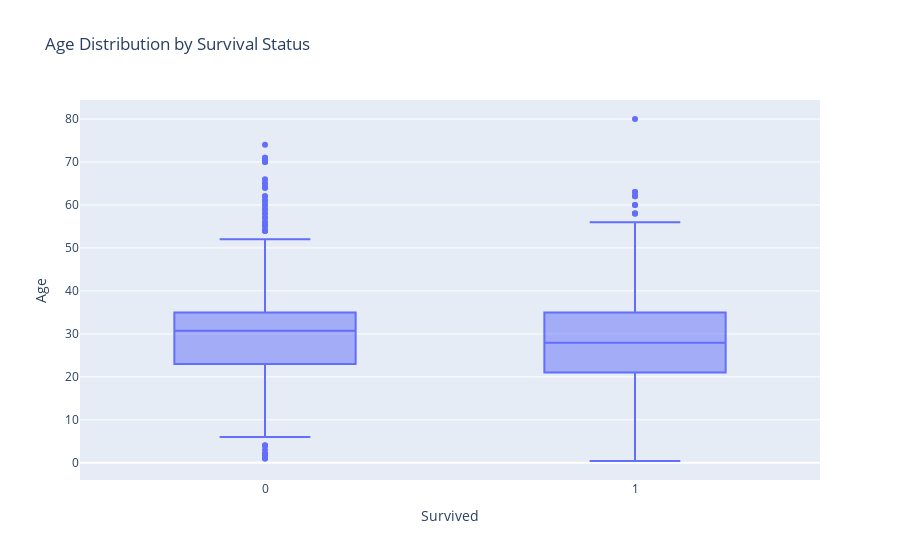

Notebook cell for this chart:
### Code cell
# Plot the box plot
fig_age_survival_box = px.box(titanic, x='Survived', y='Age',
                              title='Age Distribution by Survival Status',
                              labels={'Survived': 'Survived', 'Age': 'Age'})

fig_age_survival_box.show()

### Figure 1 — Plotly figure (JSON) as saved in the notebook; plotly's stock layout.template omitted (floating-point values rounded to 4 significant figures; data arrays with more than 128 entries replaced by an {"elided": "..."} marker saying what was removed)
{"data": [{"alignmentgroup": "True", "hovertemplate": "Survived=%{x}<br>Age=%{y}<extra></extra>", "legendgroup": "", "marker": {"color": "#636efa"}, "name": "", "notched": false, "offsetgroup": "", "orientation": "v", "showlegend": false, "type": "box", "x": {"elided": "891 int values"}, "x0": " ", "xaxis": "x", "y": {"elided": "891 float values"}, "y0": " ", "yaxis": "y"}], "layout": {"autosize": true, "boxmode": "group", "legend": {"tracegroupgap": 0}, "title": {"text": "Age Distribution by Survival Status"}, "xaxis": {"anchor": "y", "autorange": true, "domain": [0, 1], "range": [-0.5, 1.5], "title": {"text": "Survived"}, "type": "linear"}, "yaxis": {"anchor": "x", "autorange": true, "domain": [0, 1], "range": [-4.001, 84.42], "title": {"text": "Age"}, "type": "linear"}}}
